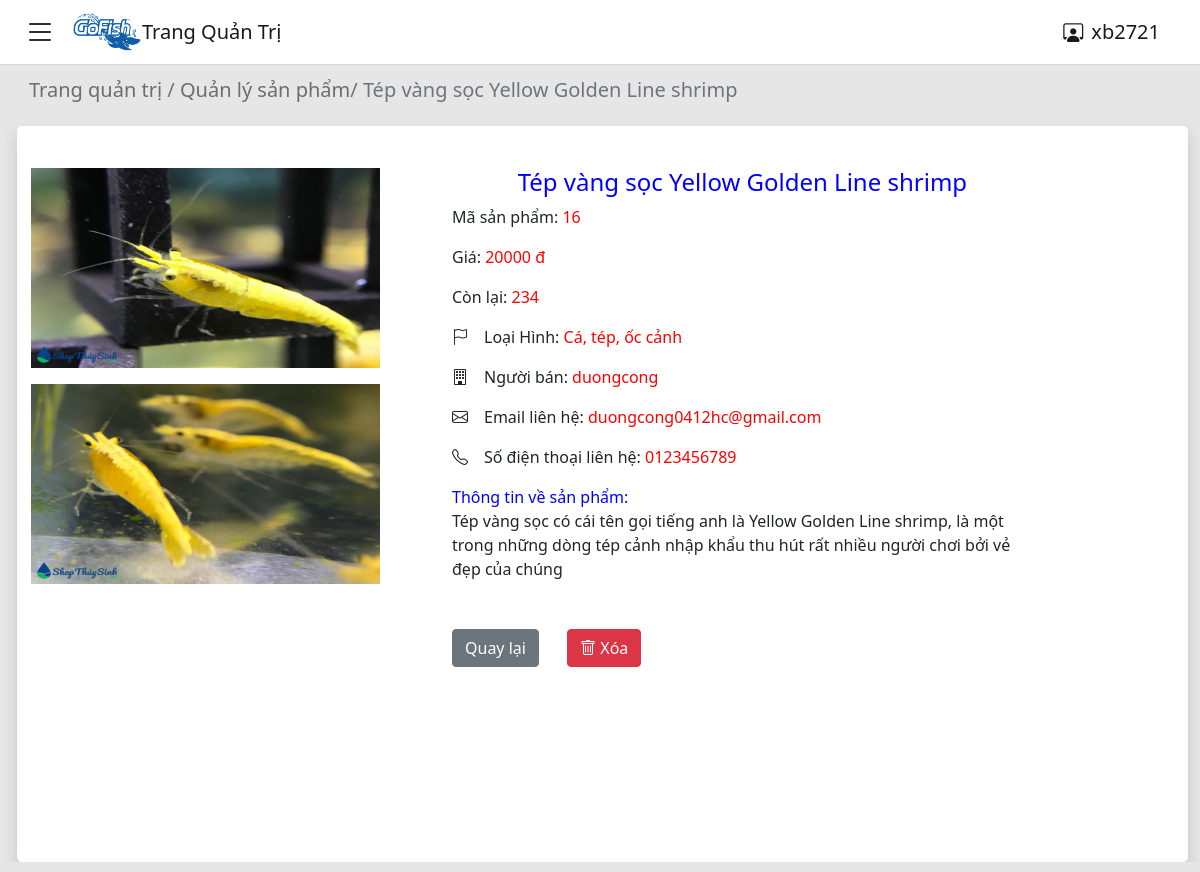
Screenshot of /admin/showDetail.php?id=16 (signed in) with the database file from the repository.
### tables this page shows
CREATE TABLE `products` (
  `productID` int(11) NOT NULL,
  `productSKU` char(50) NOT NULL,
  `productName` varchar(1000) NOT NULL,
  `categoryID` int(11) NOT NULL,
  `detail` varchar(5000) NOT NULL,
  `price` int(11) NOT NULL,
  `stock` int(11) NOT NULL,
  `sold` int(11) NOT NULL,
  `status` int(11) NOT NULL,
  `userID` int(11) NOT NULL
);

CREATE TABLE `product_image` (
  `productID` int(11) NOT NULL,
  `image` varchar(300) NOT NULL
);

CREATE TABLE `categories` (
  `id` int(11) NOT NULL,
  `categoryName` varchar(300) DEFAULT NULL
);

CREATE TABLE `users` (
  `id` int(11) NOT NULL,
  `fullname` varchar(250) NOT NULL,
  `username` varchar(30) NOT NULL,
  `email` varchar(100) NOT NULL,
  `phone` varchar(11) NOT NULL,
  `address` varchar(250) NOT NULL,
  `password` varchar(250) NOT NULL,
  `status` int(11) NOT NULL DEFAULT 0,
  `email_verification_link` varchar(255) NOT NULL,
  `email_verified_at` timestamp NULL DEFAULT NULL
);

### admin/showDetail.php (the view, shortened to what this page needs)
<?php
include "../config/constants.php";
$prdid = $_GET['id'];
$prdsql="SELECT products.*, users.*, categories.categoryName
FROM products,users,categories
where products.categoryID=categories.id and
 products.userid = users.id  and
 products.productID='$prdid'";
$resultsql = mysqli_query($conn,$prdsql);
$countrs = mysqli_num_rows($resultsql);
if($countrs == 1){
    $row=mysqli_fetch_assoc($resultsql);
    $prdname = $row['productName'];
    $category = $row['categoryName'];
    $price = $row['price'];
    $detail = $row['detail'];
    $stock = $row['stock'];
    $userName = $row['username'];
    $email = $row['email'];
    $phone = $row['phone'];
}
?>
<!DOCTYPE html>
<html lang="vi">
<head>
  <link href="https://cdn.jsdelivr.net/npm/bootstrap@5.0.2/dist/css/bootstrap.min.css" rel="stylesheet"
>
  <link rel="stylesheet" href="https://cdn.jsdelivr.net/npm/bootstrap-icons@1.8.1/font/bootstrap-icons.css">
  <link rel="stylesheet" href="https://cdnjs.cloudflare.com/ajax/libs/font-awesome/6.0.0/css/all.min.css"
 />
  <link rel="stylesheet" href="../seller/assets/css/style.css">
</head>
<body>
  <div class="container-fluid fixed-top">
    <div class="row">
      <div class="col-md-12 p-0">
        <nav class="navbar navbar-expand-lg navbar-light">
          <div class="container-fluid">
            <i id="btn-menu" class="bi bi-list me-3 fs-2" type="button"></i>
            <a href="../">
              <img src="../seller/assets/img/logo-1.png" alt="" class="logo">
            </a>
            <a class="navbar-brand me-auto" href="./admin.php">Trang Quản Trị</a>
            <a class="navbar-brand ms-auto" href="#"><i class="bi bi-person-workspace me-2"></i><?php echo $_SESSION['adminName'] ?></a>
          </div>
        </nav>
      </div>
    </div>
  </div>
  <div class="container-fluid main">
    <div class="row">
      <div class="col main-right container-fluid row show">
        <div class="col-md-12 mt-2 mb-3 nav-page">
          <h5 class="text-muted"><a href="../admin.php">Trang quản trị</a> / </span><a href="./products.php">Quản lý sản
              phẩm</a>/ </span><a><span>
                <?php echo $prdname ?>
              </span></a></h5>
        </div>
        <div class="col-md-12 manage-products shadow">
          <div class="row">
            <div class="row  p-3 ">
              <div class="row">
                <div class="item-menu-img col-md-4">
                  <?php
                  $imgsql="SELECT * FROM product_image Where productID='$prdid'";
                  $resimg= mysqli_query($conn,$imgsql);
                  if (mysqli_num_rows($resimg) > 0){
                    while($rowimg = mysqli_fetch_assoc($resimg)){
                      ?>
                      <img src="../assets/img/products/<?php echo $rowimg['image']; ?>" alt="Ảnh <?php echo $prdname; ?>"
                      style="max-height: 200px;width:100%" class="img-fluid mt-3">
                  <?php
                    }
                  }
                  else{
                  ?>
                    <img src="../assets/img/products/photonotavailaible.jpg" alt="Ảnh Không Tồn Tại"
                      style="max-height: 200px;width:100%" class="img-fluid mt-3">
                  <?php
                  }
                  ?>
                </div>
                <form action="deleteProduct.php?id=<?php echo $prdid; ?>" method="POST" class="order col-md-7 mt-3">
                  <div class="item-menu-desc ms-5 ">
                    <h4 class="text-center" style='color:blue'>
                      <?php echo $prdname; ?>
                    </h4>
                    <p>Mã sản phẩm: <span style='color:red;font-weight:500;font-size:1rem'>
                        <?php echo $prdid; ?>
                      </span>
                    </p>
                    <p>Giá: <span style='color:red;font-weight:500;font-size:1rem' id='price'>
                        <?php echo $price; ?> đ
                      </span>
                    </p>
                    <p>Còn lại: <span style='color:red;font-weight:500;font-size:1rem'>
                        <?php echo $stock; ?>
                      </span>
                    </p>
                    <p><i class="bi bi-flag me-3"></i>Loại Hình:
                      <span style='color:red;font-weight:500;font-size:1rem'>
                        <?php echo $category ?>
                      </span>
                    </p>
                    <p><i class="bi bi-building me-3"></i>Người bán:
                      <span style='color:red;font-weight:500;font-size:1rem'>
                        <?php echo $userName ?>
                      </span>
                    </p>
                    <p><i class="bi bi-envelope me-3"></i>Email liên hệ:
                      <span style='color:red;font-weight:500;font-size:1rem'>
                        <?php echo $email ?>
                      </span>
                    </p>
                    <p><i class="bi bi-telephone me-3"></i>Số điện thoại liên hệ:
                      <span style='color:red;font-weight:500;font-size:1rem'>
                        <?php echo $phone ?>
                      </span>
                    </p>
                    <p>
                      <span style='color:blue;font-weight:500;font-size:1rem'>
                        Thông tin về sản phẩm: <br>
                      </span>
                      <?php echo $detail; ?>
                    </p>
                  </div>
                  <div class="ms-5 mt-5">
                    <a href="./products.php" class="btn btn-secondary me-4">Quay lại</a>
                    <button type="button" class="btn btn-danger me-4" data-bs-toggle="modal" data-bs-target="#exampleModal">
                      <i class="bi bi-trash"></i> Xóa
                    </button>
                  </div>
                </form>
              </div>
            </div>
          </div>
        </div>
        <?php
include "../seller/partials/footer.php";
?>

### seller/assets/css/style.css (style rules this page uses)
body { background-color: rgb(230, 230, 230); }
.navbar { background-color: white; border-bottom: solid 1px rgb(216, 216, 216); }
.logo { width: 70px; }
.main { background-color: rgb(230, 230, 230); height: 92vh; }
.main-right { position: relative; transition: margin 0.5s; margin: 70px 0px 10px 255px !important; overflow: auto; }
.main-right.show { margin-left: 5px !important; }
.nav-page h5 a { text-decoration: none; color: rgb(109, 109, 109); display: inline; padding-bottom: 0; }
.manage-products { min-height: 92vh; padding: 10px; background-color: rgb(255, 255, 255); border-radius: 5px; margin-top: 0px; }

### rows the page displays
products: productName "Tép vàng sọc Yellow Golden Line shrimp", price "20000", stock "234", categoryID.categoryName "Cá, tép, ốc cảnh", userID.username "duongcong", userID.email "duongcong0412hc@gmail.com", userID.phone "0123456789", detail "Tép vàng sọc có cái tên gọi tiếng anh là Yellow Golden Line shrimp, là một trong những dòng tép cảnh nhập khẩu thu hút rất nhiều người chơi bởi vẻ đẹp của chúng"
product_image: image (picture)
product_image: image (picture)

### other values shown
$_SESSION['adminName'] "xb2721"
$prdid "16"
